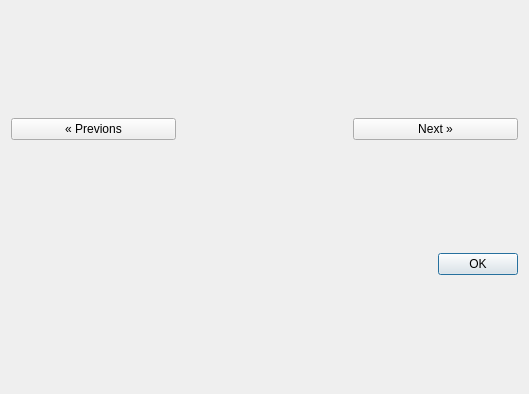
<?xml version="1.0" encoding="UTF-8"?>
<ui version="4.0">
 <class>PlatesViewer</class>
 <widget class="QDialog" name="PlatesViewer">
  <property name="geometry">
   <rect>
    <x>0</x>
    <y>0</y>
    <width>529</width>
    <height>394</height>
   </rect>
  </property>
  <property name="windowTitle">
   <string>Dialog</string>
  </property>
  <layout class="QVBoxLayout" name="verticalLayout_2">
   <item>
    <layout class="QVBoxLayout" name="verticalLayout">
     <item>
      <layout class="QVBoxLayout" name="zone"/>
     </item>
     <item>
      <layout class="QHBoxLayout" name="horizontalLayout">
       <item>
        <widget class="QPushButton" name="prevButton">
         <property name="text">
          <string>« Previons</string>
         </property>
        </widget>
       </item>
       <item>
        <widget class="QLabel" name="info">
         <property name="text">
          <string/>
         </property>
        </widget>
       </item>
       <item>
        <widget class="QPushButton" name="nextButton">
         <property name="text">
          <string>Next »</string>
         </property>
        </widget>
       </item>
      </layout>
     </item>
    </layout>
   </item>
   <item>
    <widget class="QDialogButtonBox" name="buttonBox">
     <property name="orientation">
      <enum>Qt::Horizontal</enum>
     </property>
     <property name="standardButtons">
      <set>QDialogButtonBox::Ok</set>
     </property>
    </widget>
   </item>
  </layout>
 </widget>
 <resources/>
 <connections>
  <connection>
   <sender>buttonBox</sender>
   <signal>accepted()</signal>
   <receiver>PlatesViewer</receiver>
   <slot>accept()</slot>
   <hints>
    <hint type="sourcelabel">
     <x>248</x>
     <y>254</y>
    </hint>
    <hint type="destinationlabel">
     <x>157</x>
     <y>274</y>
    </hint>
   </hints>
  </connection>
  <connection>
   <sender>buttonBox</sender>
   <signal>rejected()</signal>
   <receiver>PlatesViewer</receiver>
   <slot>reject()</slot>
   <hints>
    <hint type="sourcelabel">
     <x>316</x>
     <y>260</y>
    </hint>
    <hint type="destinationlabel">
     <x>286</x>
     <y>274</y>
    </hint>
   </hints>
  </connection>
 </connections>
</ui>
